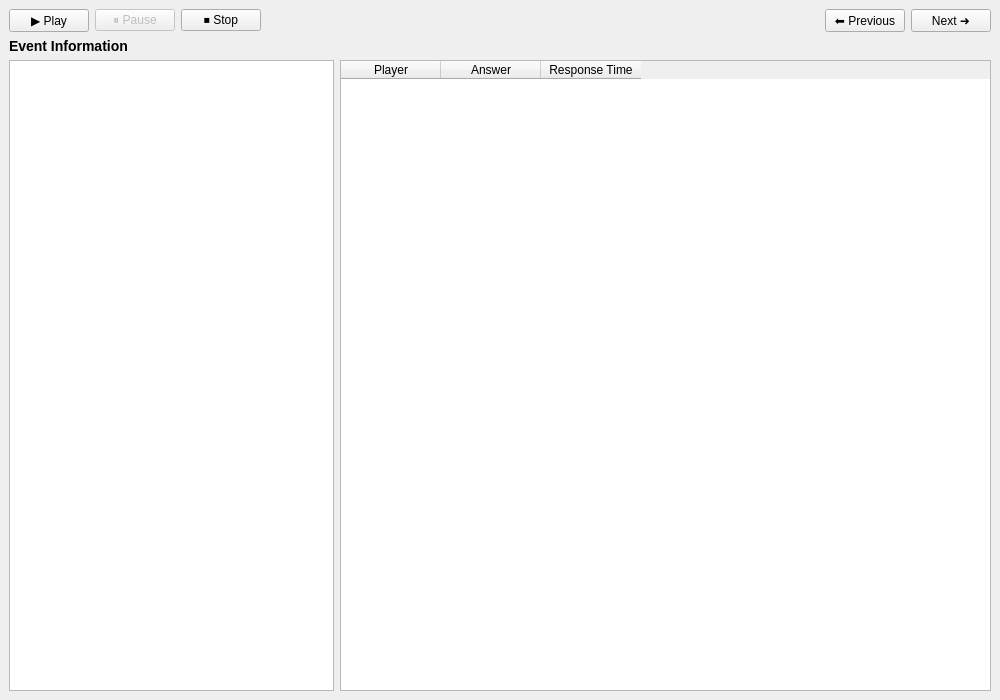
<?xml version="1.0" encoding="UTF-8"?>
<ui version="4.0">
 <class>ReplayWindow</class>
 <widget class="QMainWindow" name="ReplayWindow">
  <property name="geometry">
   <rect>
    <x>0</x>
    <y>0</y>
    <width>1000</width>
    <height>700</height>
   </rect>
  </property>
  <property name="windowTitle">
   <string>Game Replay</string>
  </property>
  <widget class="QWidget" name="centralwidget">
   <layout class="QVBoxLayout" name="verticalLayout">
    <item>
     <layout class="QHBoxLayout" name="layoutControls">
      <item>
       <widget class="QPushButton" name="btnPlay">
        <property name="text">
         <string>▶ Play</string>
        </property>
        <property name="maximumWidth">
         <number>100</number>
        </property>
       </widget>
      </item>
      <item>
       <widget class="QPushButton" name="btnPause">
        <property name="text">
         <string>⏸ Pause</string>
        </property>
        <property name="maximumWidth">
         <number>100</number>
        </property>
        <property name="enabled">
         <bool>false</bool>
        </property>
       </widget>
      </item>
      <item>
       <widget class="QPushButton" name="btnStop">
        <property name="text">
         <string>⏹ Stop</string>
        </property>
        <property name="maximumWidth">
         <number>100</number>
        </property>
       </widget>
      </item>
      <item>
       <spacer name="spacer1">
        <property name="orientation">
         <enum>Qt::Horizontal</enum>
        </property>
        <property name="sizeHint" stdset="0">
         <size>
          <width>40</width>
          <height>20</height>
         </size>
        </property>
       </spacer>
      </item>
      <item>
       <widget class="QPushButton" name="btnPrev">
        <property name="text">
         <string>⬅ Previous</string>
        </property>
        <property name="maximumWidth">
         <number>120</number>
        </property>
       </widget>
      </item>
      <item>
       <widget class="QPushButton" name="btnNext">
        <property name="text">
         <string>Next ➜</string>
        </property>
        <property name="maximumWidth">
         <number>120</number>
        </property>
       </widget>
      </item>
     </layout>
    </item>
    <item>
     <widget class="QLabel" name="lblEventInfo">
      <property name="text">
       <string>Event Information</string>
      </property>
      <property name="styleSheet">
       <string notr="true">font-weight: bold; font-size: 14px;</string>
      </property>
      <property name="wordWrap">
       <bool>true</bool>
      </property>
     </widget>
    </item>
    <item>
     <layout class="QHBoxLayout" name="layoutContent" stretch="1,2">
      <item>
       <widget class="QListWidget" name="lstEvents">
        <property name="sizePolicy">
         <sizepolicy hsizetype="Preferred" vsizetype="Expanding">
          <horstretch>1</horstretch>
          <verstretch>0</verstretch>
         </sizepolicy>
        </property>
       </widget>
      </item>
      <item>
       <widget class="QTableWidget" name="tblAnswers">
        <property name="columnCount">
         <number>3</number>
        </property>
        <column>
         <property name="text">
          <string>Player</string>
         </property>
        </column>
        <column>
         <property name="text">
          <string>Answer</string>
         </property>
        </column>
        <column>
         <property name="text">
          <string>Response Time</string>
         </property>
        </column>
       </widget>
      </item>
     </layout>
    </item>
   </layout>
  </widget>
 </widget>
 <resources/>
 <connections/>
</ui>
